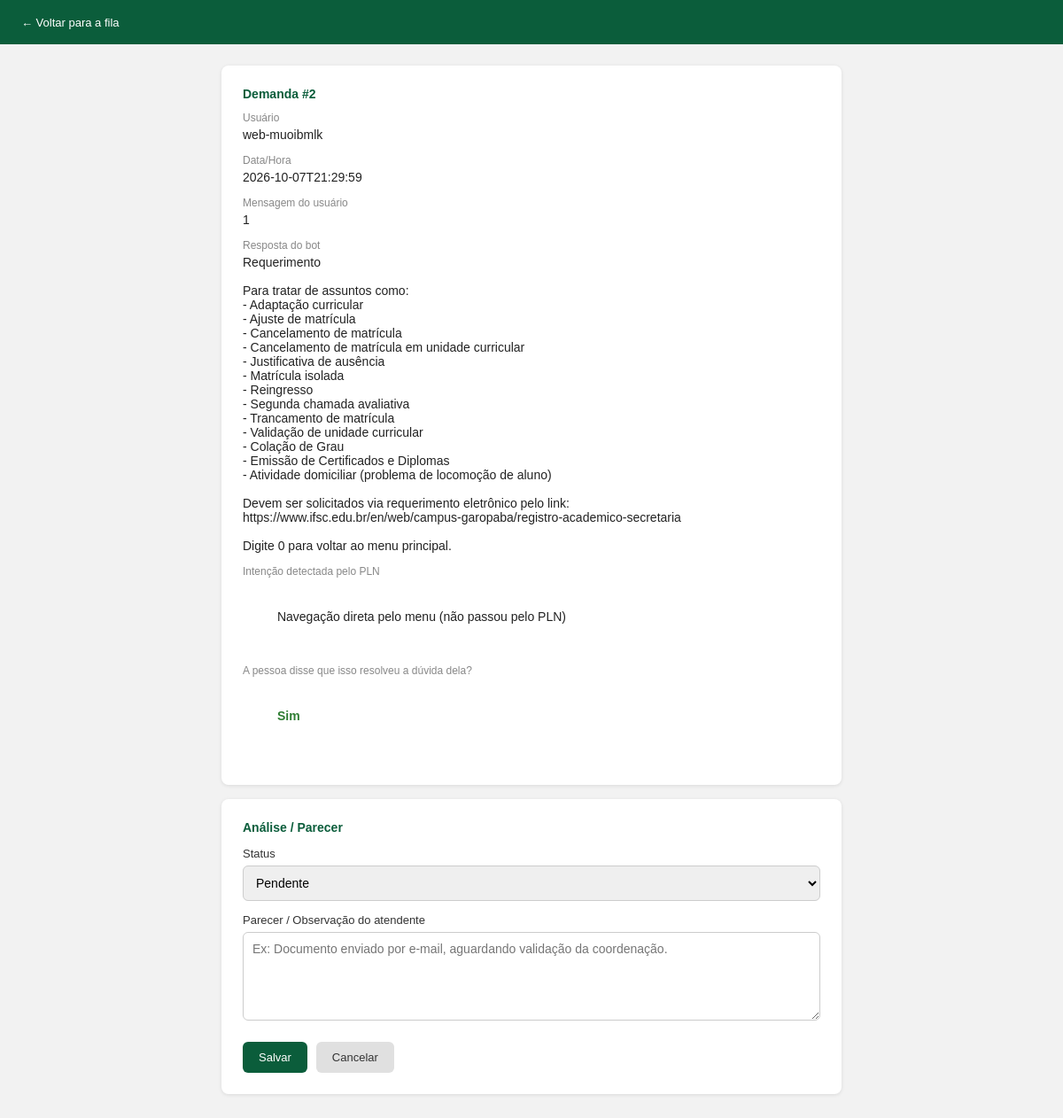
Page /admin/demanda/2 (signed in) on the committed database.
### tables this page shows
CREATE TABLE demandas (
            id INTEGER PRIMARY KEY AUTOINCREMENT,
            user_id TEXT NOT NULL,
            mensagem TEXT NOT NULL,
            resposta_bot TEXT NOT NULL,
            data_hora TEXT NOT NULL,
            status TEXT NOT NULL DEFAULT 'Pendente',
            parecer TEXT NOT NULL DEFAULT '',
            atendente TEXT NOT NULL DEFAULT ''
        , intent_detectado TEXT, confianca REAL, modo TEXT, resolvido_pelo_usuario TEXT);

### app.py (the view, shortened to what this page needs)
@app.route("/admin/demanda/<int:demanda_id>", methods=["GET", "POST"])
@login_required
def admin_demanda(demanda_id):
    demanda = db.get_demanda(demanda_id)
    if demanda is None:
        return redirect(url_for("admin_dashboard"))
    return render_template(
        "admin_demanda.html", demanda=demanda, status_opcoes=db.STATUS_OPCOES
    )

### app.py (called while the page is built)
def csrf_token() -> str:
    token = session.get("_csrf")
    if not token:
        token = secrets.token_hex(16)
        session["_csrf"] = token
    return token

@app.after_request
def _cabecalhos_de_seguranca(resposta):
    resposta.headers["X-Content-Type-Options"] = "nosniff"
    resposta.headers["Referrer-Policy"] = "same-origin"
    if request.path.startswith("/admin"):
        resposta.headers["X-Frame-Options"] = "DENY"       # painel não pode ser embutido em outro site
        resposta.headers["Cache-Control"] = "no-store"
    if APP_PUBLICO:
        resposta.headers["Strict-Transport-Security"] = "max-age=31536000"
    return resposta

def login_required(view_func):
    @wraps(view_func)
    def wrapper(*args, **kwargs):
        if not session.get("logged_in"):
            return redirect(url_for("admin_login"))
        return view_func(*args, **kwargs)
    return wrapper

### db.py (called while the page is built)
def get_connection():
    conn = sqlite3.connect(DB_PATH)
    conn.row_factory = sqlite3.Row
    return conn

def get_demanda(demanda_id: int):
    conn = get_connection()
    row = conn.execute("SELECT * FROM demandas WHERE id = ?", (demanda_id,)).fetchone()
    conn.close()
    return row

### templates/admin_demanda.html (shortened to what this page needs)
<!DOCTYPE html>
<html lang="pt-br">
<head>
</head>
<body>
<header>
  <a href="{{ url_for('admin_dashboard') }}">&larr; Voltar para a fila</a>
</header>
<div class="container">
  <div class="box">
    <h2>Demanda #{{ demanda['id'] }}</h2>
    <div class="campo">
      <div class="rotulo">Usuário</div>
      <div class="valor">{{ demanda['user_id'] }}</div>
    </div>
    <div class="campo">
      <div class="rotulo">Data/Hora</div>
      <div class="valor">{{ demanda['data_hora'] }}</div>
    </div>
    <div class="campo">
      <div class="rotulo">Mensagem do usuário</div>
      <div class="valor">{{ demanda['mensagem'] }}</div>
    </div>
    <div class="campo">
      <div class="rotulo">Resposta do bot</div>
      <div class="valor">{{ demanda['resposta_bot'] }}</div>
    </div>
    <div class="campo">
      <div class="rotulo">Intenção detectada pelo PLN</div>
      <div class="valor">
        {% if demanda['intent_detectado'] %}
          {{ demanda['intent_detectado'] }}{% if demanda['confianca'] %} (confiança: {{ (demanda['confianca'] * 100) | round(1) }}%){% endif %}
        {% else %}
          Navegação direta pelo menu (não passou pelo PLN)
        {% endif %}
      </div>
    </div>
    <div class="campo">
      <div class="rotulo">A pessoa disse que isso resolveu a dúvida dela?</div>
      <div class="valor">
        {% if demanda['resolvido_pelo_usuario'] == 'Sim' %}
          <span style="color:#2e7d32; font-weight:bold;">Sim</span>
        {% elif demanda['resolvido_pelo_usuario'] == 'Não' %}
          <span style="color:#b85450; font-weight:bold;">Não</span>
        {% else %}
          <span style="color:#999;">Sem resposta registrada</span>
        {% endif %}
      </div>
    </div>
  </div>
  <div class="box">
    <h2>Análise / Parecer</h2>
    <form method="POST">
      <label for="status">Status</label>
      <select name="status" id="status">
        {% for status in status_opcoes %}
        <option value="{{ status }}" {% if demanda['status'] == status %}selected{% endif %}>{{ status }}</option>
        {% endfor %}
      </select>
      <label for="parecer">Parecer / Observação do atendente</label>
      <textarea name="parecer" id="parecer" placeholder="Ex: Documento enviado por e-mail, aguardando validação da coordenação.">{{ demanda['parecer'] }}</textarea>
      <div class="acoes">
        <button class="btn btn-salvar" type="submit">Salvar</button>
        <a class="btn btn-cancelar" href="{{ url_for('admin_dashboard') }}">Cancelar</a>
      </div>
    </form>
  </div>
</div>
</body>
</html>

### templates/admin_demanda.html (style rules this page uses)
body { font-family: Arial, sans-serif; background: #f2f2f2; margin: 0; }
header { background: #0b5d3b; color: #fff; padding: 16px 24px; }
header a { color: #fff; text-decoration: none; font-size: 13px; }
.container { padding: 24px; max-width: 700px; margin: 0 auto; }
.box { background: #fff; padding: 24px; border-radius: 8px; box-shadow: 0 1px 4px rgba(0,0,0,0.1); margin-bottom: 16px; }
.box h2 { font-size: 14px; color: #0b5d3b; margin-top: 0; }
.campo { margin-bottom: 14px; }
.campo .rotulo { font-size: 12px; color: #888; margin-bottom: 4px; }
.campo .valor { font-size: 14px; color: #222; white-space: pre-wrap; }
select, textarea { width: 100%; padding: 10px; border: 1px solid #ccc; border-radius: 6px; box-sizing: border-box; font-family: inherit; font-size: 14px; }
textarea { min-height: 100px; resize: vertical; }
label { display: block; font-size: 13px; margin-bottom: 6px; color: #333; margin-top: 14px; }
.acoes { display: flex; gap: 10px; margin-top: 20px; }
.btn { padding: 10px 18px; border-radius: 6px; text-decoration: none; font-size: 13px; border: none; cursor: pointer; }
.btn-salvar { background: #0b5d3b; color: #fff; }
.btn-cancelar { background: #e0e0e0; color: #333; }

### rows in the picture
demandas: id "2", user_id "web-muoibmlk", data_hora "2026-10-07T21:29:59", mensagem "1", resposta_bot "Requerimento Para tratar de assuntos como: - Adaptação curricular - Ajuste de matrícula - Cancelamento de matrícula - Cancelamento de matrícula em unidade curricular - Justificativa de ausência - Matrícula isolada - Reingresso - Segunda chamada avaliativa - Trancamento de matrícula - Validação de unidade curricular - Colação de Grau - Emissão de Certificados e Diplomas - Atividade domiciliar (problema de locomoção de aluno) Devem ser solicitados via requerimento eletrônico pelo link: https://www.ifsc.edu.br/en/web/campus-garopaba/registro-academico-secretaria Digite 0 para voltar ao menu principal.", status "Pendente"
